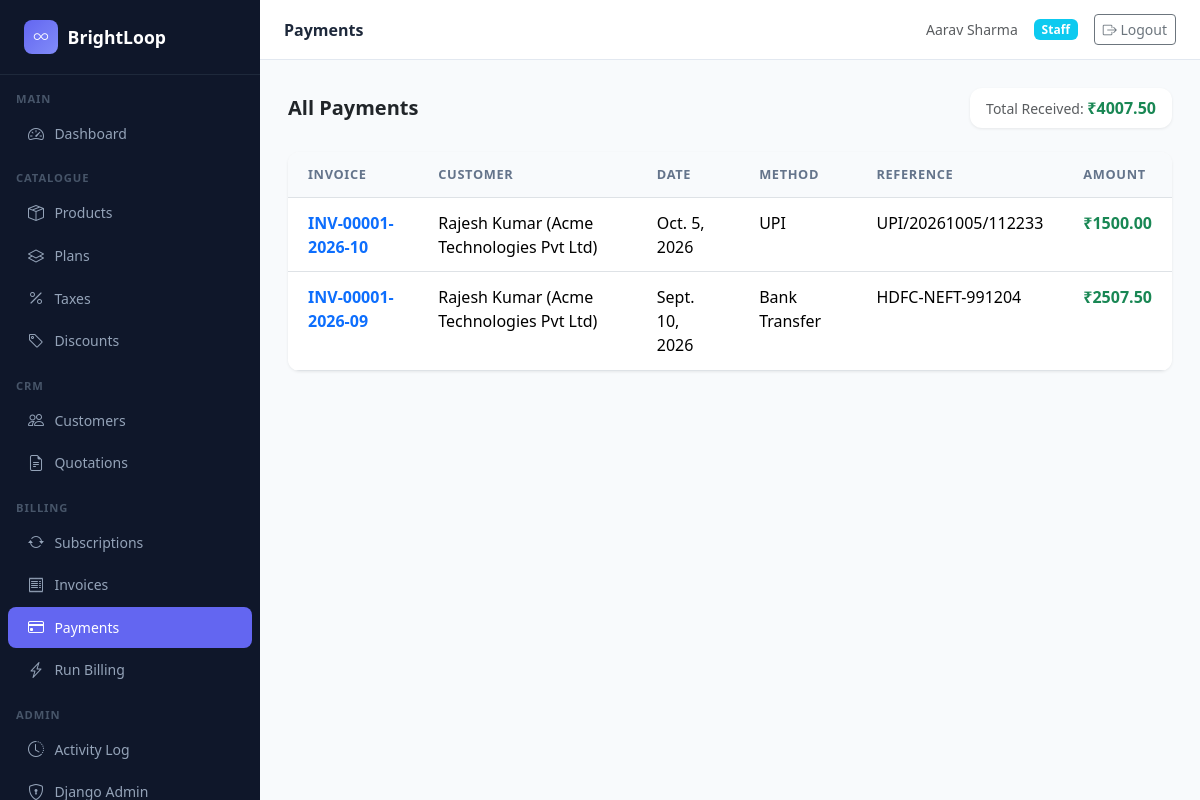
/billing/payments/ (signed in), run on the app's committed database.
### billing/models.py (models this page shows, shortened)
class Payment(models.Model):
    METHOD_CHOICES = [
        ('BANK_TRANSFER', 'Bank Transfer'),
        ('CASH', 'Cash'),
        ('CHEQUE', 'Cheque'),
        ('ONLINE', 'Online'),
        ('UPI', 'UPI'),
    ]
    STATUS_CHOICES = [
        ('COMPLETED', 'Completed'),
        ('FAILED', 'Failed'),
        ('REFUNDED', 'Refunded'),
    ]
    invoice = models.ForeignKey(Invoice, on_delete=models.PROTECT, related_name='payments')
    amount = models.DecimalField(max_digits=10, decimal_places=2)
    payment_date = models.DateField()
    payment_method = models.CharField(max_length=20, choices=METHOD_CHOICES)
    reference_number = models.CharField(max_length=100, blank=True)
    status = models.CharField(max_length=20, choices=STATUS_CHOICES, default='COMPLETED')
    recorded_by = models.ForeignKey(User, on_delete=models.SET_NULL, null=True, related_name='recorded_payments')
    notes = models.TextField(blank=True)
    created_at = models.DateTimeField(auto_now_add=True)
    class Meta:
        ordering = ['-payment_date']
        verbose_name = "Payment"
        verbose_name_plural = "Payments"

class Invoice(models.Model):
    STATUS_CHOICES = [
        ('DRAFT', 'Draft'),
        ('ISSUED', 'Issued'),
        ('PAID', 'Paid'),
        ('PARTIALLY_PAID', 'Partially Paid'),
        ('OVERDUE', 'Overdue'),
        ('VOID', 'Void'),
    ]
    subscription = models.ForeignKey(Subscription, on_delete=models.PROTECT, related_name='invoices')
    invoice_number = models.CharField(max_length=50, unique=True)
    billing_period_key = models.CharField(max_length=20)
    status = models.CharField(max_length=20, choices=STATUS_CHOICES, default='ISSUED')
    base_amount = models.DecimalField(max_digits=10, decimal_places=2)
    discount_amount = models.DecimalField(max_digits=10, decimal_places=2, default=Decimal('0.00'))
    tax_amount = models.DecimalField(max_digits=10, decimal_places=2, default=Decimal('0.00'))
    total_amount = models.DecimalField(max_digits=10, decimal_places=2)
    amount_paid = models.DecimalField(max_digits=10, decimal_places=2, default=Decimal('0.00'))
    issue_date = models.DateField()
    due_date = models.DateField()
    paid_date = models.DateField(null=True, blank=True)
    created_at = models.DateTimeField(auto_now_add=True)
    updated_at = models.DateTimeField(auto_now=True)
    class Meta:
        ordering = ['-issue_date']
        verbose_name = "Invoice"
        verbose_name_plural = "Invoices"
        unique_together = [('subscription', 'billing_period_key')]
        indexes = [
            models.Index(fields=['subscription', 'billing_period_key']),
            models.Index(fields=['status']),
            models.Index(fields=['due_date']),
        ]

### subscriptions/models.py (models this page shows, shortened)
class Subscription(models.Model):
    STATUS_CHOICES = [
        ('ACTIVE', 'Active'),
        ('PAUSED', 'Paused'),
        ('CANCELLED', 'Cancelled'),
        ('EXPIRED', 'Expired'),
    ]
    VALID_TRANSITIONS = {
        'ACTIVE': ['PAUSED', 'CANCELLED', 'EXPIRED'],
        'PAUSED': ['ACTIVE', 'CANCELLED'],
        'CANCELLED': [],
        'EXPIRED': [],
    }
    quotation = models.OneToOneField(
        Quotation, on_delete=models.PROTECT, related_name='subscription',
        help_text="Source quotation — enforces one subscription per quotation"
    )
    customer = models.ForeignKey(CustomerProfile, on_delete=models.PROTECT, related_name='subscriptions')
    plan = models.ForeignKey(SubscriptionPlan, on_delete=models.PROTECT, related_name='subscriptions')
    status = models.CharField(max_length=20, choices=STATUS_CHOICES, default='ACTIVE')
    billing_cycle = models.CharField(max_length=20)
    plan_price = models.DecimalField(max_digits=10, decimal_places=2)
    discount_amount = models.DecimalField(max_digits=10, decimal_places=2, default=Decimal('0.00'))
    tax_rate = models.DecimalField(max_digits=5, decimal_places=2, default=Decimal('0.00'))
    start_date = models.DateField()
    end_date = models.DateField(null=True, blank=True)
    next_billing_date = models.DateField()
    created_at = models.DateTimeField(auto_now_add=True)
    updated_at = models.DateTimeField(auto_now=True)
    class Meta:
        ordering = ['-created_at']
        verbose_name = "Subscription"
        verbose_name_plural = "Subscriptions"

### accounts/models.py (models this page shows)
class CustomerProfile(models.Model):
    user = models.OneToOneField(User, on_delete=models.CASCADE, related_name='customer_profile')
    company_name = models.CharField(max_length=200, blank=True)
    phone = models.CharField(max_length=20, blank=True)
    address = models.TextField(blank=True)
    gst_number = models.CharField(max_length=20, blank=True)
    created_at = models.DateTimeField(auto_now_add=True)
    updated_at = models.DateTimeField(auto_now=True)
    def __str__(self):
        return f"{self.user.get_full_name() or self.user.username} ({self.company_name})"
    class Meta:
        verbose_name = "Customer Profile"
        verbose_name_plural = "Customer Profiles"
        ordering = ['-created_at']

### billing/views.py (the view)
# urls.py: path('payments/', views.payment_list, name='payment_list'),
@login_required
@staff_required
def payment_list(request):
    payments = Payment.objects.select_related(
        'invoice__subscription__customer__user',
        'recorded_by',
    ).all()
    total_received = Payment.objects.filter(status='COMPLETED').aggregate(total=Sum('amount'))['total'] or Decimal('0.00')
    return render(request, 'billing/payment_list.html', {
        'payments': payments,
        'total_received': total_received,
    })

### billing/views.py (called while the page is built)
def staff_required(view_func):
    from functools import wraps
    @wraps(view_func)
    def wrapper(request, *args, **kwargs):
        if not request.user.is_authenticated:
            from django.conf import settings
            return redirect(settings.LOGIN_URL)
        if not (request.user.is_staff or request.user.is_superuser):
            raise PermissionDenied
        return view_func(request, *args, **kwargs)
    return wrapper

### templates/billing/payment_list.html (shortened to what this page needs)
{% extends "base.html" %}
{% block page_title %}Payments{% endblock %}
{% block content %}
<div class="d-flex justify-content-between align-items-center mb-4">
  <h5 class="fw-semibold mb-0">All Payments</h5>
  <div class="stat-card py-2 px-3">
    <span class="text-muted small">Total Received: </span>
    <span class="fw-bold text-success">₹{{ total_received|floatformat:2 }}</span>
  </div>
</div>
<div class="table-card">
  <table class="table table-hover mb-0">
    <thead><tr><th>Invoice</th><th>Customer</th><th>Date</th><th>Method</th><th>Reference</th><th>Amount</th></tr></thead>
    <tbody>
      {% for pmt in payments %}
      <tr>
        <td><a href="{% url 'billing:invoice_detail' pmt.invoice.pk %}" class="text-decoration-none fw-semibold">{{ pmt.invoice.invoice_number }}</a></td>
        <td>{{ pmt.invoice.subscription.customer }}</td>
        <td>{{ pmt.payment_date }}</td>
        <td>{{ pmt.get_payment_method_display }}</td>
        <td>{{ pmt.reference_number|default:"—" }}</td>
        <td class="fw-semibold text-success">₹{{ pmt.amount|floatformat:2 }}</td>
      </tr>
      {% empty %}
      <tr><td colspan="6" class="text-center text-muted py-4">No payments recorded.</td></tr>
      {% endfor %}
    </tbody>
  </table>
</div>
{% endblock %}

### templates/base.html (shortened to what this page needs)
<!DOCTYPE html>
<html lang="en" data-bs-theme="light">
<head>
  <link href="https://cdn.jsdelivr.net/npm/bootstrap@5.3.3/dist/css/bootstrap.min.css" rel="stylesheet">
  <link href="https://cdn.jsdelivr.net/npm/bootstrap-icons@1.11.3/font/bootstrap-icons.min.css" rel="stylesheet">
</head>
<body>
{% if user.is_authenticated %}
<nav class="sidebar">
  <a class="sidebar-brand" href="{% url 'dashboard:index' %}">
    <div class="logo-circle"><i class="bi bi-infinity"></i></div>
    BrightLoop
  </a>
  <div class="pt-2">
    <div class="sidebar-section">Main</div>
    <a href="{% url 'dashboard:index' %}" class="nav-link {% if request.resolver_match.app_name == 'dashboard' %}active{% endif %}">
      <i class="bi bi-speedometer2"></i> Dashboard
    </a>
    {% if user.is_staff or user.is_superuser %}
    <div class="sidebar-section mt-2">Catalogue</div>
    <a href="{% url 'products:product_list' %}" class="nav-link {% if request.resolver_match.app_name == 'products' and 'plan' not in request.path and 'tax' not in request.path and 'discount' not in request.path %}active{% endif %}">
      <i class="bi bi-box-seam"></i> Products
    </a>
    <a href="{% url 'products:plan_list' %}" class="nav-link {% if 'plans' in request.path %}active{% endif %}">
      <i class="bi bi-layers"></i> Plans
    </a>
    <a href="{% url 'products:tax_list' %}" class="nav-link {% if 'taxes' in request.path %}active{% endif %}">
      <i class="bi bi-percent"></i> Taxes
    </a>
    <a href="{% url 'products:discount_list' %}" class="nav-link {% if 'discounts' in request.path %}active{% endif %}">
      <i class="bi bi-tag"></i> Discounts
    </a>
    <div class="sidebar-section mt-2">CRM</div>
    <a href="{% url 'accounts:customer_list' %}" class="nav-link {% if request.resolver_match.app_name == 'accounts' %}active{% endif %}">
      <i class="bi bi-people"></i> Customers
    </a>
    <a href="{% url 'quotations:quotation_list' %}" class="nav-link {% if request.resolver_match.app_name == 'quotations' %}active{% endif %}">
      <i class="bi bi-file-earmark-text"></i> Quotations
    </a>
    <div class="sidebar-section mt-2">Billing</div>
    <a href="{% url 'subscriptions:subscription_list' %}" class="nav-link {% if request.resolver_match.app_name == 'subscriptions' %}active{% endif %}">
      <i class="bi bi-arrow-repeat"></i> Subscriptions
    </a>
    <a href="{% url 'billing:invoice_list' %}" class="nav-link {% if 'invoices' in request.path %}active{% endif %}">
      <i class="bi bi-receipt"></i> Invoices
    </a>
    <a href="{% url 'billing:payment_list' %}" class="nav-link {% if 'payments' in request.path %}active{% endif %}">
      <i class="bi bi-credit-card"></i> Payments
    </a>
    <a href="{% url 'billing:run_billing' %}" class="nav-link {% if 'run-billing' in request.path %}active{% endif %}">
      <i class="bi bi-lightning-charge"></i> Run Billing
    </a>
    <div class="sidebar-section mt-2">Admin</div>
    <a href="{% url 'accounts:activity_log' %}" class="nav-link {% if 'activity' in request.path %}active{% endif %}">
      <i class="bi bi-clock-history"></i> Activity Log
    </a>
    <a href="/admin/" class="nav-link">
      <i class="bi bi-shield-lock"></i> Django Admin
    </a>
    {% endif %}
  </div>
</nav>
<div class="main-wrapper">
  <div class="topbar">
    <span class="page-title">{% block page_title %}BrightLoop{% endblock %}</span>
    <div class="d-flex align-items-center gap-3">
      <span class="text-muted small">{{ user.get_full_name|default:user.username }}</span>
      {% if user.is_superuser %}
        <span class="badge bg-danger">Admin</span>
      {% elif user.is_staff %}
        <span class="badge bg-info">Staff</span>
      {% else %}
        <span class="badge bg-secondary">Customer</span>
      {% endif %}
      <form method="post" action="{% url 'accounts:logout' %}" class="d-inline mb-0">
        <button type="submit" class="btn btn-sm btn-outline-secondary">
          <i class="bi bi-box-arrow-right"></i> Logout
        </button>
      </form>
    </div>
  </div>
  <div class="content-area">
    {% block content %}{% endblock %}
  </div>
</div>
{% else %}
  {% block auth_content %}{% endblock %}
{% endif %}
</body>
</html>

### templates/base.html (style rules this page uses)
:root { --sidebar-bg: #0f172a; --sidebar-text: #94a3b8; --sidebar-active: #6366f1; --sidebar-hover: #1e293b; --sidebar-width: 260px; --topbar-height: 60px; }
body { background: #f8fafc; font-family: 'Segoe UI', system-ui, sans-serif; }
.sidebar { position: fixed; top: 0; left: 0; bottom: 0; width: var(--sidebar-width); background: var(--sidebar-bg); z-index: 1000; overflow-y: auto; transition: transform .3s; }
.sidebar-brand { padding: 1.25rem 1.5rem; border-bottom: 1px solid #1e293b; color: #fff; font-size: 1.1rem; font-weight: 700; display: flex; align-items: center; gap: .6rem; text-decoration: none; }
.sidebar-brand .logo-circle { width: 34px; height: 34px; border-radius: 8px; background: linear-gradient(135deg, #6366f1, #818cf8); display: flex; align-items: center; justify-content: center; font-size: .9rem; color: #fff; }
.sidebar-section { padding: .5rem 1rem .25rem; font-size: .7rem; font-weight: 600; color: #475569; text-transform: uppercase; letter-spacing: .08em; }
.sidebar .nav-link { color: var(--sidebar-text); padding: .55rem 1.25rem; border-radius: 8px; margin: 1px 8px; display: flex; align-items: center; gap: .65rem; font-size: .875rem; transition: all .15s; }
.sidebar .nav-link.active { background: var(--sidebar-active); color: #fff; }
.sidebar .nav-link .bi { font-size: 1rem; }
.main-wrapper { margin-left: var(--sidebar-width); min-height: 100vh; display: flex; flex-direction: column; }
.topbar { height: var(--topbar-height); background: #fff; border-bottom: 1px solid #e2e8f0; display: flex; align-items: center; justify-content: space-between; padding: 0 1.5rem; position: sticky; top: 0; z-index: 100; }
.topbar .page-title { font-size: 1rem; font-weight: 600; color: #1e293b; }
.content-area { padding: 1.75rem; flex: 1; }
.stat-card { border: none; border-radius: 12px; padding: 1.5rem; background: #fff; box-shadow: 0 1px 3px rgba(0,0,0,.08); }
.table-card { background: #fff; border-radius: 12px; box-shadow: 0 1px 3px rgba(0,0,0,.08); overflow: hidden; }
.table-card .table { margin: 0; }
.table-card .table th { background: #f8fafc; border-top: none; font-size: .8rem; font-weight: 600; color: #64748b; text-transform: uppercase; letter-spacing: .05em; }
.table > :not(caption) > * > * { padding: .8rem 1.25rem; }

### data on the page
Payment: invoice.invoice_number "INV-00001-2026-10", invoice.subscription.customer "Rajesh Kumar (Acme Technologies Pvt Ltd)", payment_date "Oct. 5, 2026", payment_method "UPI", reference_number "UPI/20261005/112233", amount "1500.00"
Payment: invoice.invoice_number "INV-00001-2026-09", invoice.subscription.customer "Rajesh Kumar (Acme Technologies Pvt Ltd)", payment_date "Sept. 10, 2026", payment_method "Bank Transfer", reference_number "HDFC-NEFT-991204", amount "2507.50"

### other printed values
{{ user.get_full_name|default:user.username }} "Aarav Sharma"
{{ total_received|floatformat:2 }} "4007.50"
